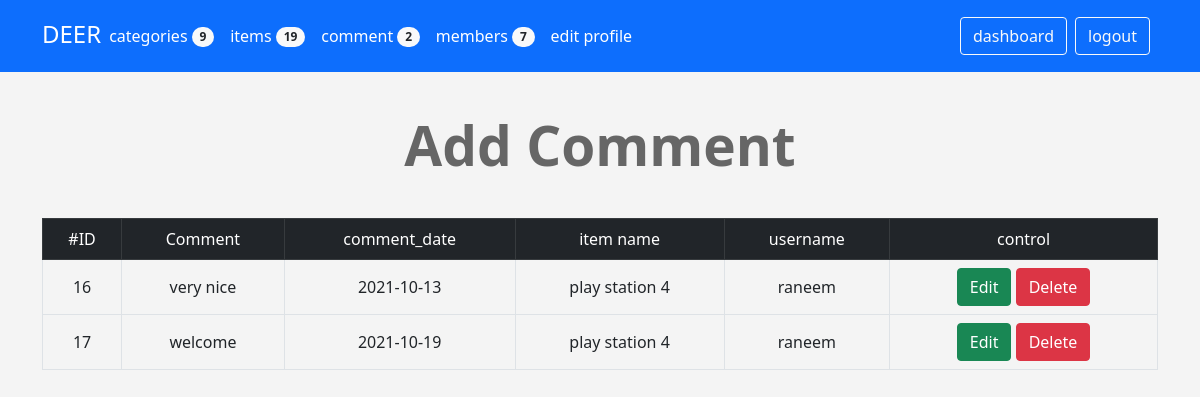
/admin/comment.php (signed in), run on the app's committed database.
### tables this page shows
CREATE TABLE `comment` (
  `c_id` int(11) NOT NULL,
  `comment` text NOT NULL,
  `status` tinyint(4) NOT NULL DEFAULT 0,
  `comment_date` date NOT NULL,
  `item_id` int(11) NOT NULL,
  `user_id` int(11) NOT NULL
);

CREATE TABLE `items` (
  `id` int(11) NOT NULL,
  `name` varchar(255) NOT NULL,
  `description` text NOT NULL,
  `price` varchar(255) NOT NULL,
  `add_date` date NOT NULL,
  `country_made` varchar(255) NOT NULL,
  `image` varchar(255) NOT NULL,
  `status` varchar(255) NOT NULL,
  `rating` smallint(6) NOT NULL,
  `approve` tinyint(4) NOT NULL DEFAULT 0,
  `cat_id` int(11) NOT NULL,
  `member_id` int(11) NOT NULL
);

CREATE TABLE `users` (
  `userID` int(11) NOT NULL,
  `username` varchar(255) NOT NULL,
  `password` varchar(255) NOT NULL,
  `Email` varchar(255) NOT NULL,
  `Fullname` varchar(255) NOT NULL,
  `GroupID` int(11) NOT NULL DEFAULT 0,
  `trustStatus` int(11) NOT NULL DEFAULT 0,
  `regStatus` int(11) NOT NULL DEFAULT 0,
  `Date` date NOT NULL DEFAULT current_timestamp()
);

### admin/comment.php (the view, shortened to what this page needs)
<?php
if(isset($_SESSION['username'])){
   include 'init.php';
   if(isset($_GET['do'])){
    $do= $_GET['do'];
    }else{
        $do='manage';
    }
    if($do =='manage'){
    $stmt = $con->prepare("SELECT comment.*,items.name AS itemsname,users.username FROM comment
    INNER JOIN items ON items.id = comment.item_id
    INNER JOIN users ON users.userID = comment.user_id");
    $stmt->execute();
    $rows= $stmt->fetchAll();
    ?>
    <h1 class="text-center">Add Comment</h1>
    <div class="container">
    <div class="table-responsive">
  <table class="main-table text-center table table-bordered">
    <tr class="table-dark">
        <td>#ID</td>
        <td>Comment</td>
        <td>comment_date</td>
        <td>item name</td>
        <td>username</td>
        <td>control</td>
    </tr>
    <?php
    foreach($rows as $row){
    echo'<tr>';
            echo'<td>' . $row['c_id'] .'</td>';
            echo'<td>' . $row['comment'] .'</td>';
            echo'<td>' . $row['comment_date'] .'</td>';
            echo'<td>' . $row['itemsname'] .'</td>';
            echo'<td>' . $row['username'] .'</td>';
            echo"<td>
            <a href='comment.php?do=edit&userID=". $row['c_id'] ."' class='btn btn-success'>Edit</a>
            <a href='comment.php?do=Delete&userID=". $row['c_id'] ."' class='btn btn-danger confirm'>Delete</a>";
           echo "</td>";
    echo'</tr>';
    }
    ?>
  </table>
</div>
   <?php }
    include  $tpl . 'footer.php';
}else{
    header('Location:index.php');
    exit();
}
?>

### admin/layout/css/backend.css (style rules this page uses)
body { background-color: #f4f4f4; font-size: 16px; }
h1 { font-size: 55px; margin: 40px 0; font-weight: bold; color: #666; }
.container { margin-left: auto; }
.main-table td { vertical-align: middle !important; }
a { color: #0d6efd; text-decoration: none; }

### data on the page
comment: c_id "16", comment "very nice", comment_date "2021-10-13", item.name "play station 4", user.username "raneem"
comment: c_id "17", comment "welcome", comment_date "2021-10-19", item.name "play station 4", user.username "raneem"

### other printed values
lang('CATEGORIES') "categories"
$stmt2->fetchColumn() "9"
lang('ITEMS') "items"
$stmt2->fetchColumn() "19"
lang('comment') "comment"
$stmt2->fetchColumn() "2"
lang('MEMBERS') "members"
$stmt2->fetchColumn() "7"
lang('EDIT PROFILE') "edit profile"
lang('LOGOUT') "logout"
